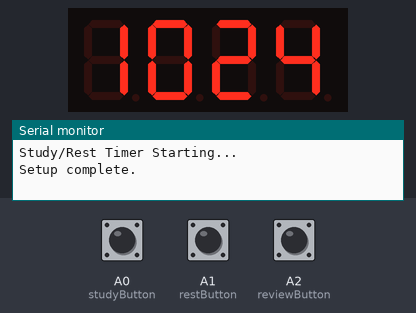
Bench run of a sketch on a simulated Arduino Uno, built with avr-gcc and run on an emulated ATmega328P. On the bench: 4-digit seven-segment display, the last lines printed to the serial monitor. The test bench sets the inputs (shaded band); at power-on: A2 (reviewButton) HIGH, A0 (studyButton) HIGH, A1 (restButton) HIGH. The local clock reads 2024-03-15 10:24:30 at power-on unless the sketch sets it.

Above: at 1.2 s.
1.3 s: A2 (reviewButton) pulled LOW for 0.15 s
At 1.55 s:
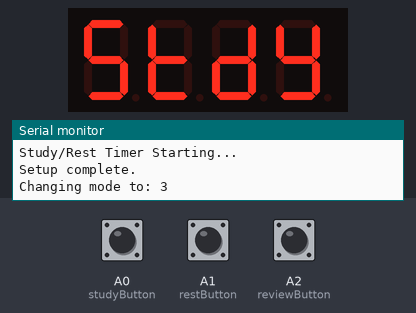
4.4 s: A0 (studyButton) pulled LOW for 1 s
At 7.1 s:
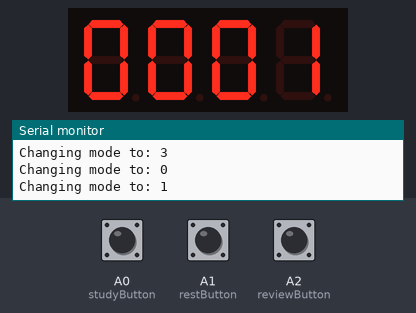
8.4 s: A1 (restButton) pulled LOW for 0.15 s
At 9.3 s:
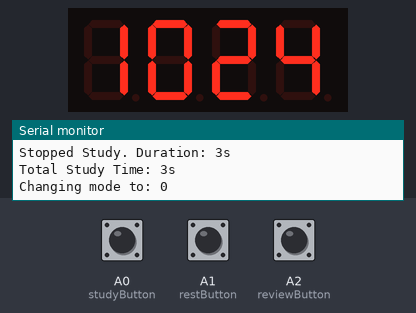
10.0 s: A1 (restButton) pulled LOW for 1 s
At 10.5 s:
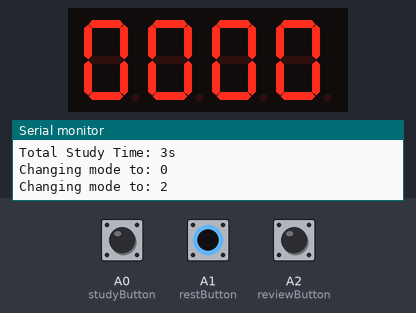
14.0 s: A0 (studyButton) pulled LOW for 0.15 s
At 14.8 s:
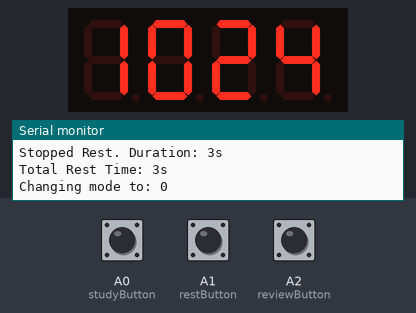
15.6 s: A2 (reviewButton) pulled LOW for 1 s
At 18.0 s:
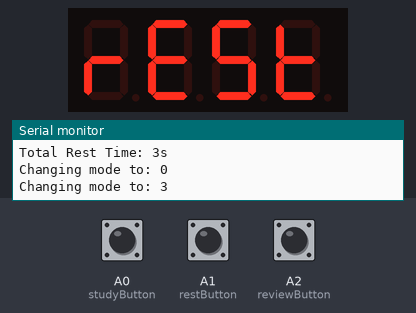
Timing chart, 0 to 19.5 s (numbered marks = the images above; inputs shaded):
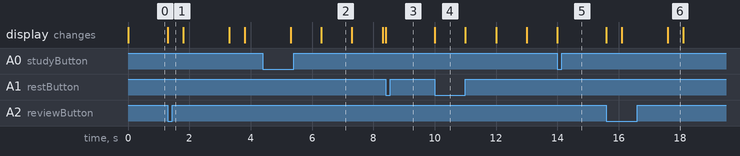

Measured:
- after the input at 1.3 s, the display: changes at once (image 1)
- after the input at 8.4 s, the display: changes at once (image 3)
- after the input at 10.0 s, the display: changes at once (image 4)
- after the input at 15.6 s, the display: first changes at once (image 6 shows a later state)
- what the display in image 2 shows lasts 1.0 s, from 6.3 s to 7.3 s
- what the display in image 6 shows lasts 0.5 s, from 17.6 s to 18.1 s

The sketch:

alarm-clock.ino
```cpp
#include <SevSeg.h>
#include "Button.h"
#include "Clock.h"
#include "config.h"

const int COLON_PIN = 13;

Button studyButton(A0);
Button restButton(A1);
Button reviewButton(A2);

Clock clock;
SevSeg sevseg;

enum Mode {
    MODE_DEFAULT,
    MODE_STUDY,
    MODE_REST,
    MODE_REVIEW
};
Mode currentMode = MODE_DEFAULT;
Mode previousMode = MODE_DEFAULT;
long lastStateChange = 0;

unsigned long timerStartTime = 0;
unsigned long totalStudyTimeMs = 0;
unsigned long totalRestTimeMs = 0;

const unsigned long REVIEW_DISPLAY_DURATION = 2000;

void changeMode(Mode newMode) {
    if (currentMode != newMode) {
        previousMode = currentMode;
        currentMode = newMode;
        lastStateChange = millis();
        Serial.print("Changing mode to: ");
        Serial.println(newMode);
    }
}

long millisSinceStateChange() {
    return millis() - lastStateChange;
}

void setColon(bool on) {
    digitalWrite(COLON_PIN, on ? LOW : HIGH);
}

void displayCurrentTime() {
    DateTime now = clock.now();
    int displayValue = now.hour() * 100 + now.minute();
    bool blinkState = (now.second() % 2 == 0);

    sevseg.setNumber(displayValue, -1);
    setColon(blinkState);
}

void displayTimer(unsigned long elapsedMillis) {
    unsigned long totalSeconds = elapsedMillis / 1000;
    int minutes = totalSeconds / 60;
    int seconds = totalSeconds % 60;
    minutes = constrain(minutes, 0, 99);

    int displayValue = minutes * 100 + seconds;
    bool blinkState = (totalSeconds % 2 == 0);

    sevseg.setNumber(displayValue, 2);
    sevseg.setNumber(displayValue, -1);
    setColon(blinkState);
}

void displayTotalMinutes(unsigned long totalMillis) {
    unsigned long minutes = totalMillis / 60000;
    minutes = constrain(minutes, 0, 9999);
    sevseg.setNumber(minutes, -1);
    setColon(false);
}

void handleDefaultMode() {
    displayCurrentTime();

    if (studyButton.pressed()) {
        timerStartTime = millis();
        changeMode(MODE_STUDY);
        return;
    }

    if (restButton.pressed()) {
        timerStartTime = millis();
        changeMode(MODE_REST);
        return;
    }

    if (reviewButton.pressed()) {
        changeMode(MODE_REVIEW);
        return;
    }
}

void handleStudyMode() {
    unsigned long elapsed = millis() - timerStartTime;
    displayTimer(elapsed);

    if (studyButton.pressed() || restButton.pressed()) {
        unsigned long sessionDuration = millis() - timerStartTime;
        totalStudyTimeMs += sessionDuration;
        Serial.print("Stopped Study. Duration: ");
        Serial.print(sessionDuration / 1000);
        Serial.println("s");
        Serial.print("Total Study Time: ");
        Serial.print(totalStudyTimeMs / 1000);
        Serial.println("s");
        changeMode(MODE_DEFAULT);
        return;
    }

    if (reviewButton.pressed()) {
    }
}

void handleRestMode() {
    unsigned long elapsed = millis() - timerStartTime;
    displayTimer(elapsed);

    if (studyButton.pressed() || restButton.pressed()) {
        unsigned long sessionDuration = millis() - timerStartTime;
        totalRestTimeMs += sessionDuration;
        Serial.print("Stopped Rest. Duration: ");
        Serial.print(sessionDuration / 1000);
        Serial.println("s");
        Serial.print("Total Rest Time: ");
        Serial.print(totalRestTimeMs / 1000);
        Serial.println("s");
        changeMode(MODE_DEFAULT);
        return;
    }

    if (reviewButton.pressed()) {
    }
}

void handleReviewMode() {
    unsigned long timeInState = millisSinceStateChange();

    if (timeInState < REVIEW_DISPLAY_DURATION) {
        if (timeInState < 500) {
            sevseg.setChars("StdY");
            setColon(false);
        } else {
            displayTotalMinutes(totalStudyTimeMs);
        }
    } else if (timeInState < (REVIEW_DISPLAY_DURATION * 2)) {
        if (timeInState < (REVIEW_DISPLAY_DURATION + 500)) {
            sevseg.setChars("rESt");
            setColon(false);
        } else {
            displayTotalMinutes(totalRestTimeMs);
        }
    } else {
        changeMode(MODE_DEFAULT);
    }
}

void setup() {
    Serial.begin(115200);
    Serial.println("Study/Rest Timer Starting...");

    clock.begin();

    studyButton.begin();
    restButton.begin();
    reviewButton.begin();

    pinMode(COLON_PIN, OUTPUT);
    digitalWrite(COLON_PIN, HIGH);

    byte digits = 4;
    byte digitPins[] = {2, 3, 4, 5};
    byte segmentPins[] = {6, 7, 8, 9, 10, 11, 12};
    bool resistorsOnSegments = false;
    bool leadingZeros = true;
    bool disableDecPoint = true;

#ifndef DISPLAY_TYPE
#define DISPLAY_TYPE COMMON_CATHODE
    Serial.println("Warning: DISPLAY_TYPE not defined in config.h, defaulting to COMMON_CATHODE");
#endif

    sevseg.begin(DISPLAY_TYPE, digits, digitPins, segmentPins, resistorsOnSegments,
                 false, leadingZeros, disableDecPoint);
    sevseg.setBrightness(90);

    Serial.println("Setup complete.");
    changeMode(MODE_DEFAULT);
}

void loop() {
    sevseg.refreshDisplay();

    studyButton.read();
    restButton.read();
    reviewButton.read();

    switch (currentMode) {
    case MODE_DEFAULT:
        handleDefaultMode();
        break;
    case MODE_STUDY:
        handleStudyMode();
        break;
    case MODE_REST:
        handleRestMode();
        break;
    case MODE_REVIEW:
        handleReviewMode();
        break;
    }
}
```

AlarmTone.cpp
```cpp
#include <Arduino.h>
#include "AlarmTone.h"

#define TONE_TIME 500 /* ms */
#define TONE_SPACING 100 /* ms */

static const uint16_t TONES[] = {
  500,
  800,
};
const uint16_t NUM_TONES = sizeof(TONES) / sizeof(TONES[0]);

AlarmTone::AlarmTone()
: _playing(false)
, _tone_index(0)
, _last_tone_time(0) {
}

void AlarmTone::begin(uint8_t pin) {
  _pin = pin;
  pinMode(_pin, OUTPUT);
}

void AlarmTone::play() {
  if (!_playing || _last_tone_time + TONE_TIME + TONE_SPACING < millis()) {
    tone(_pin, TONES[_tone_index], TONE_TIME);
    _tone_index = (_tone_index + 1) % NUM_TONES;
    _last_tone_time = millis();
  }
  _playing = true;
}

void AlarmTone::stop() {
  noTone(_pin);
  _tone_index = 0;
  _playing = false;
}
```

AlarmTone.h
```cpp
#ifndef __ALARM_TONE_H__
#define __ALARM_TONE_H__

class AlarmTone {
  public:
    AlarmTone();
    void begin(uint8_t pin);
    void play();
    void stop();

  private:
    uint8_t _pin;
    bool _playing;
    uint8_t _tone_index;
    unsigned long _last_tone_time;
};

#endif /* __ALARM_TONE_H */
```

Button.cpp
```cpp
// (licence header left out)
#include "Button.h"
#include <Arduino.h>

Button::Button(uint8_t pin, uint16_t debounce_ms)
:  _pin(pin)
,  _delay(debounce_ms)
,  _state(HIGH)
,  _ignore_until(0)
,  _has_changed(false)
,  _reported_repeats(0)
,  _repeat_delay_ms(-1)
,  _repeat_ms(-1)
{
}

void Button::begin()
{
	pinMode(_pin, INPUT_PULLUP);
}

//
// public methods
//

bool Button::read()
{
	// ignore pin changes until after this delay time
	if (_ignore_until > millis())
	{
		// ignore any changes during this period
	}

	// pin has changed
	else if (digitalRead(_pin) != _state)
	{
		_state = !_state;

		if (_state == RELEASED)
		{
			_reported_repeats = repeats_since_press();
		}

		else
		{
			_reported_repeats = 0;
		}

		_ignore_until = millis() + _delay;
		_has_changed = true;
	}

	return _state;
}

// has the button been toggled from on -> off, or vice versa
bool Button::toggled()
{
	read();
	return has_changed();
}

// mostly internal, tells you if a button has changed after calling the read() function
bool Button::has_changed()
{
	if (_has_changed)
	{
		_has_changed = false;
		return true;
	}
	return false;
}

// how many repeated press events occured since the button was pressed
uint16_t Button::repeat_count()
{
	return _state == PRESSED ? repeats_since_press() : _reported_repeats;
}

// has the button gone from off -> on or pressed repeatedly
bool Button::pressed()
{
	if (read() == PRESSED)
	{
		uint16_t old_repeats = _reported_repeats;
		_reported_repeats = repeats_since_press();
		return (has_changed() || old_repeats != _reported_repeats);
	}
	else
	{
		return false;
	}
}

// has the button gone from on -> off
bool Button::released()
{
	return (read() == RELEASED && has_changed());
}

void Button::set_repeat(int16_t delay_ms, int16_t repeat_ms)
{
	_repeat_delay_ms = delay_ms > _delay ? delay_ms - _delay : 0;
	_repeat_ms = repeat_ms;
}

uint16_t Button::repeats_since_press()
{
 	if (_repeat_delay_ms == -1 || millis() < _ignore_until + _repeat_delay_ms)
	{
		return 0;
	}

	if (_repeat_ms <= 0)
	{
		return 1;
	}

	uint32_t press_time = millis() - _ignore_until;
	return 1 + (press_time - _repeat_delay_ms) / _repeat_ms;
}
```

Button.h
```cpp
// (licence header left out)
#ifndef Button_h
#define Button_h
#include "Arduino.h"

class Button
{
	public:
		Button(uint8_t pin, uint16_t debounce_ms = 100);
		void begin();
		bool read();
		bool toggled();
		bool pressed();
		bool released();
		bool has_changed();
		uint16_t repeat_count();
		void set_repeat(int16_t delay_ms, int16_t repeat_ms);

		const static bool PRESSED = LOW;
		const static bool RELEASED = HIGH;

	private:
		uint16_t repeats_since_press();

		uint8_t  _pin;
		uint16_t _delay;
		bool     _state;
		uint32_t _ignore_until;
		bool     _has_changed;
		uint16_t _reported_repeats;
		int16_t  _repeat_delay_ms;
		int16_t  _repeat_ms;
};

#endif
```

Clock.cpp
```cpp
#include <Arduino.h>
#include "Clock.h"

#define MINUTE 60 * 1000L /* ms */
#define TIMESPAN_DAY TimeSpan(1, 0, 0, 0)

#define NVRAM_ADDR_ALARM_ENABLED 0
#define NVRAM_ADDR_ALARM_HOUR    1
#define NVRAM_ADDR_ALARM_MINUTE  2


Clock::Clock()
  : _alarm_state(ALARM_OFF)
  , _alarm_snooze_time(0)
  , _alarm_hour(DEFAULT_ALARM_HOUR)
  , _alarm_minute(0) {
}

void Clock::begin() {
# if USE_RTC
  if (!_rtc.begin()) {
    Serial.println("Couldn't find RTC");
    abort();
  }
  _alarm_state = _rtc.readnvram(NVRAM_ADDR_ALARM_ENABLED) ? ALARM_OFF : ALARM_DISABLED;
  _alarm_hour = _rtc.readnvram(NVRAM_ADDR_ALARM_HOUR) % 24;
  _alarm_minute = _rtc.readnvram(NVRAM_ADDR_ALARM_MINUTE) % 60;
# else /* USE_RTC */
  DateTime zeroTime;
  _rtc.begin(zeroTime);
# endif
}

/***** Clock management *****/

DateTime Clock::now() {
  return _rtc.now();
}

void Clock::incrementMinute() {
  DateTime now = _rtc.now();
  DateTime newTime = DateTime(now.year(), now.month(), now.day(), now.hour(),
                              (now.minute() + 1) % 60);
  _rtc.adjust(newTime);
}

void Clock::incrementHour() {
  DateTime now = _rtc.now();
  DateTime newTime = DateTime(now.year(), now.month(), now.day(),
                              (now.hour() + 1) % 24, now.minute());
  _rtc.adjust(newTime);
}

/***** Alarm management *****/
bool Clock::_isAlarmDueTime() {
  auto currentTime = now();
  auto alarm = alarmTime();
  return ((currentTime.hour() == alarm.hour())
          && (currentTime.minute() == alarm.minute()));
}

bool Clock::alarmEnabled() {
  return _alarm_state != ALARM_DISABLED;
}

bool Clock::alarmActive() {
  switch (_alarm_state) {
    case ALARM_DISABLED:
      return false;

    case ALARM_OFF:
      if (_isAlarmDueTime()) {
        _alarm_state = ALARM_ACTIVE;
        return true;
      }
      return false;

    case ALARM_ACTIVE:
      return true;

    case ALARM_SNOOZED:
      if (millis() >= _alarm_snooze_time) {
        _alarm_state = ALARM_ACTIVE;
        return true;
      }
      return false;

    case ALARM_STOPPED:
      if (!_isAlarmDueTime()) {
        _alarm_state = ALARM_OFF;
      }
      return false;

    default:
      return false;
  }
}


void Clock::toggleAlarm() {
  bool enabled = !alarmEnabled();
  _alarm_state = enabled ? ALARM_OFF : ALARM_DISABLED;
# if USE_RTC
  _rtc.writenvram(NVRAM_ADDR_ALARM_ENABLED, enabled);
# endif
}

DateTime Clock::alarmTime() {
  DateTime now = _rtc.now();
  DateTime alarm = DateTime(now.year(), now.month(), now.day(), _alarm_hour, _alarm_minute);
  return alarm >= now ? alarm : alarm + TIMESPAN_DAY;
}

void Clock::snooze() {
  _alarm_state = ALARM_SNOOZED;
  _alarm_snooze_time = millis() + SNOOZE_TIME * MINUTE;
}

void Clock::stopAlarm() {
  _alarm_state = ALARM_STOPPED;
}

void Clock::incrementAlarmHour() {
  _alarm_hour = (_alarm_hour + 1) % 24;
  _alarm_state = ALARM_OFF;
# if USE_RTC
  _rtc.writenvram(NVRAM_ADDR_ALARM_HOUR, _alarm_hour);
# endif
}

void Clock::incrementAlarmMinute() {
  _alarm_minute = (_alarm_minute + 1) % 60;
  _alarm_state = ALARM_OFF;
# if USE_RTC
  _rtc.writenvram(NVRAM_ADDR_ALARM_MINUTE, _alarm_minute);
# endif
}
```

Clock.h
```cpp
#ifndef __CLOCK_H__
#define __CLOCK_H__

#include <RTClib.h>
#include "config.h"

enum AlarmState {
  ALARM_DISABLED,
  ALARM_OFF,
  ALARM_ACTIVE,
  ALARM_SNOOZED,
  ALARM_STOPPED,
};

class Clock {
public:
  Clock();
  void begin();

  /* Clock management */
  DateTime now();
  void incrementMinute();
  void incrementHour();

  /* Alarm Management */
  bool alarmEnabled();
  DateTime alarmTime();
  bool alarmActive();
  void toggleAlarm();
  void snooze();
  void stopAlarm();
  void incrementAlarmHour();
  void incrementAlarmMinute();

protected:
  bool _isAlarmDueTime();

  #if USE_RTC
    RTC_DS1307 _rtc;
  #else /* USE_RTC */
    RTC_Millis _rtc;
  #endif /* USE_RTC */

  byte _alarm_hour;
  byte _alarm_minute;
  AlarmState _alarm_state;
  unsigned long _alarm_snooze_time;
};

#endif /* __CLOCK_H__ */
```

config.h
```cpp
// (licence header left out)
#ifndef __CONFIG_H__
#define __CONFIG_H__

/**
   Change to 0 for running without an external RTC (Real time clock)
*/
#define USE_RTC 1

/**
   Your 7-Segment display type: COMMON_ANODE or COMMON_CATHODE
*/
#define DISPLAY_TYPE COMMON_ANODE

/**
   For how long should we show the alarm status (on/off)?
*/
const int ALARM_STATUS_DISPLAY_TIME = 1000; /* ms */

/**
   For how long should we show the alarm hour?
*/
const int ALARM_HOUR_DISPLAY_TIME = 2500; /* ms */

/**
   For how long should we display the snooze screen?
*/
const int SNOOZE_DISPLAY_TIME = 500; /* ms */

/**
   How many minutes to snooze the alarm for?
*/
const int SNOOZE_TIME = 9; /* minutes */

/**
   The default Alarm hour (for non-RTC mode)
*/
const int DEFAULT_ALARM_HOUR = 9;

#endif /* __CONFIG_H__ */
```
